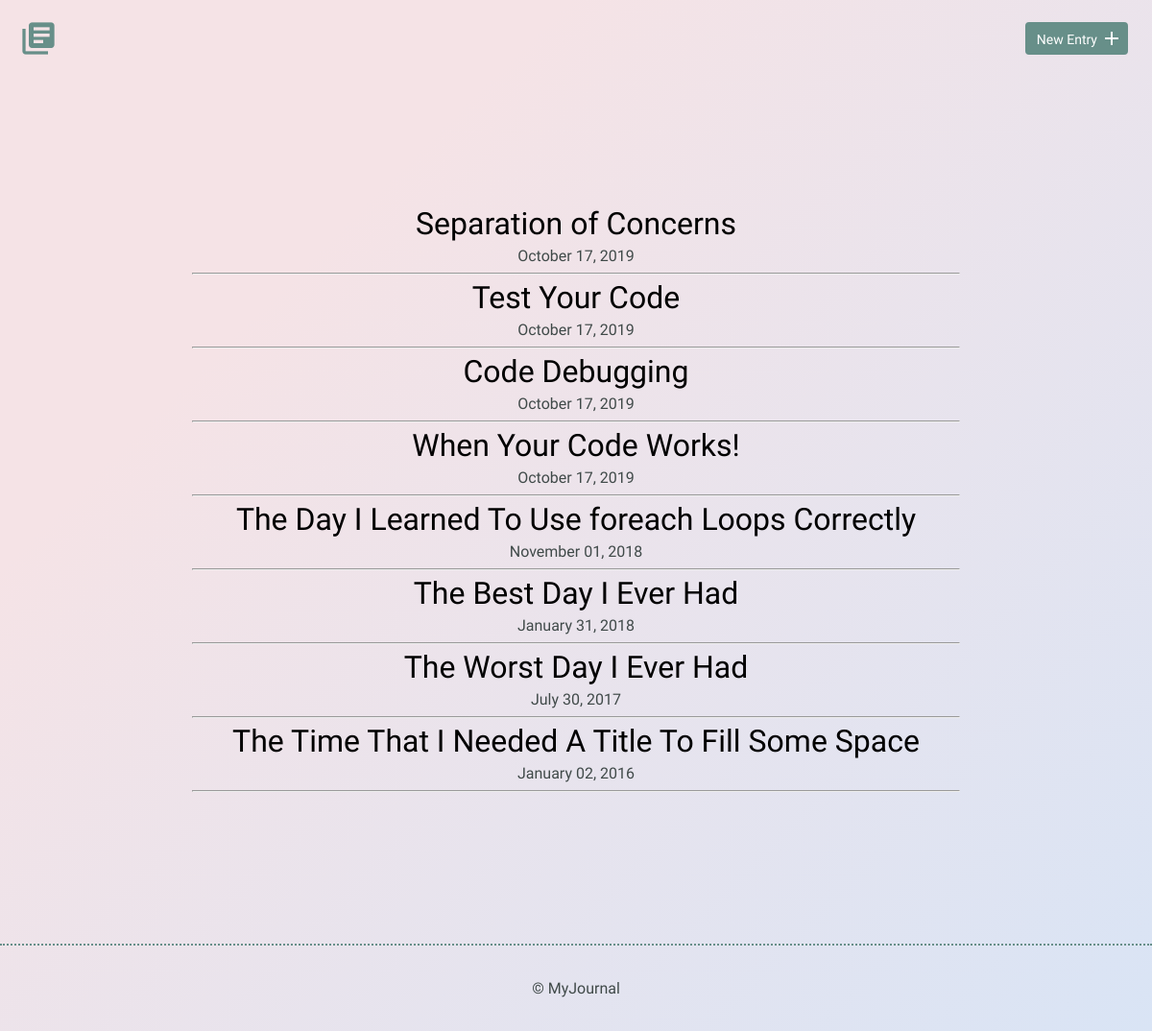
The page / on the database its author committed.
### tables this page shows
CREATE TABLE "entries" (
	"id"	INTEGER,
	"title"	TEXT,
	"date"	TEXT,
	"time_spent"	INTEGER,
	"learned"	BLOB,
	"resources"	BLOB,
	"tag_id"	INTEGER,
	PRIMARY KEY("id")
);

### inc/functions.php (the view, shortened to what this page needs)
<?php
function get_journal_entries() {
	include 'inc/dbconnection.php';
	try {
		$results = $db->query("SELECT * FROM entries ORDER BY date DESC");
	} catch (Exception $e) {
		echo $e->getMessage();
		return array();
	}
	return $results->fetchAll(PDO::FETCH_ASSOC);
}
function print_journal_entries() {
	foreach (get_journal_entries() as $entry) {
		$date_conversion = explode("-", $entry['date']);
		$month = '';
		$day = $date_conversion[2];
		$year = $date_conversion[0];
		switch ($date_conversion[1]) {
			case '1':
			$month = 'January';
			break;
				case '7':
				$month = 'July';
				break;
				case '10':
				$month = 'October';
				break;
				case '11':
				$month = 'November';
				break;
		}
		echo "<h2><a href='detail.php?id=";
		echo $entry['id'] . " '> ";
		echo $entry['title'];
		echo "</a></h2>";
		echo "<time>";
		echo $month . ' ' . $day . ', ' . $year;
		echo "</time>";
		echo "<hr>";
	}
}

### inc/head.php (shortened to what this page needs)
<!DOCTYPE html>
<html>
<head>
	<link rel="stylesheet" href="css/normalize.css">
	<link rel="stylesheet" href="css/site.css">
</head>

### index.php (shortened to what this page needs)
<?php
	include 'inc/head.php';
  include 'inc/functions.php';
?>
  <body>
        <header>
            <div class="container">
                <div class="site-header">
                    <a class="logo" href="index.php"><i class="material-icons">library_books</i></a>
                    <a class="button icon-right" href="new.php"><span>New Entry</span> <i class="material-icons">add</i></a>
                </div>
            </div>
        </header>
        <section>
            <div class="container">
							<div class="entry-list">
                    <article>
											<?php
												print_journal_entries();
											?>
                    </article>
                </div>
            </div>
        </section>
<?php include 'inc/footer.php';?>

### inc/footer.php
<footer>
            <div>
                &copy; MyJournal
            </div>
        </footer>
    </body>
</html>

### css/site.css (style rules this page uses)
body { background-color: #d9e4f5; background-image: linear-gradient(315deg, #d9e4f5 0%, #f5e3e6 74%); font-size: 16px; color: #404a49; font-family: 'Cousine', serif; font-weight: 400; }
.container { margin: 0 auto; padding: 0 25px; }
header .site-header { margin: 0 auto; height: 95px; }
header .logo i { color: #678f89; margin: 20px 0 0 -5px; float: left; font-size: 40px; }
header .button { float: right; margin: 33px 0 0 0; }
footer { text-align: center; padding: 35px 0; border-top: 2px dotted #678f89; }
.button { padding: 8px 10px 6px 10px; background: #678f89; border: 2px solid #678f89; border-radius: 4px; text-decoration: none; color: #FFF; position: relative; text-align: center; font-size: 14px; }
.button.icon-right { padding-right: 30px; top: -10px; }
.button.icon-right i { position: absolute; top: 3px; right: 3px; }
h1, h2, h3 { margin: 0; font-weight: 400; line-height: 1em; color: #000; }
h2 { font-size: 32px; }
h2 a { text-decoration: none; color: #000; }
.entry-list, .edit-entry, .new-entry { max-width: 800px; margin: 0 auto; padding: 70px 0 150px 0; }
.entry-list article { margin-bottom: 70px; text-align: center; }
.entry-list article:last-child { margin-bottom: 0; }
.entry-list article h2 { margin-bottom: 8px; }

### rows shown on the page
entries: title "Separation of Concerns", date "October", date "17", date "2019"
entries: title "Test Your Code", date "October", date "17", date "2019"
entries: title "Code Debugging", date "October", date "17", date "2019"
entries: title "When Your Code Works!", date "October", date "17", date "2019"
entries: title "The Day I Learned To Use foreach Loops Correctly", date "November", date "01", date "2018"
entries: title "The Best Day I Ever Had", date "January", date "31", date "2018"
entries: title "The Worst Day I Ever Had", date "July", date "30", date "2017"
entries: title "The Time That I Needed A Title To Fill Some Space", date "January", date "02", date "2016"
